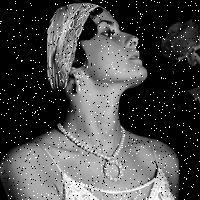
%> input picture praticas/Praticas PDI/Prova U2/ruido.jpg, 200 x 200 px
$ octave provaU2_pt2.m   (GNU Octave 9; MATLAB toolbox functions it lacks are replaced by stand-ins)
%> lines starting %> are read from the running program, lines starting %| are printed output that depends on the picture
pkg load image

clear all
close all

% pratica de correlação com filtragem passa alta
imc = imread('E:\Documentos\TADS\PDI\Praticas Aula\ProvaUnidade2\ruido.jpg');
%> imc is the input picture: size 200x200 uint8; min 0, max 255, mean 76.9
#imc = rgb2gray(im);
figure("name","Entrada")
imshow(imc);

%criando imagem maior de zeros com numero de linhas e colunas igual ao
%tamanho original somado ao dobro da metade arredondada do tamanho do filtro a ser usado
bzero = zeros(size(imc,1)+6,size(imc,2)+6); % 6 pq o filtro sera de tamanho 5
%colocando a imagem original dentro da 'moldura' bordada a zeros
bzero(4:size(bzero,1)-3, 4:size(bzero,2)-3) = imc(:,:);
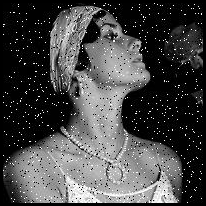
%> bzero: size 206x206 double; min 0, max 255, mean 72.5

%gerando a imagem de saida a ser processada
saida = zeros(size(bzero,1),size(bzero,2));
%criando a matriz dos pesos (o filtro)
w = [1 1 1 1 1; 1 1 1 1 1; 1 1 1 1 1; 1 1 1 1 1; 1 1 1 1 1];
for i=3:size(bzero,1)-2
  for j=3:size(bzero,2)-2
    saida(i,j) = (w(1,1)*bzero(i-2,j-2) + w(1,2)*bzero(i-2,j-1) + w(1,3)*bzero(i-2,j) + w(1,4)*bzero(i-2,j+1) + w(1,5)*bzero(i-2,j+2) + ...
                w(2,1)*bzero(i-1,j-2) + w(2,2)*bzero(i-1,j-1) + w(2,3)*bzero(i-1,j) + w(2,4)*bzero(i-1,j+1) + w(2,5)*bzero(i-1,j+2) + ...
                w(3,1)*bzero(i,j-2) + w(3,2)*bzero(i,j-1) + w(3,3)*bzero(i,j) + w(3,4)*bzero(i,j+1) + w(3,5)*bzero(i,j+2) + ...
                w(4,1)*bzero(i+1,j-2) + w(4,2)*bzero(i+1,j-1) + w(4,3)*bzero(i+1,j) + w(4,4)*bzero(i+1,j+1) + w(4,5)*bzero(i+1,j+2) + ...
                w(5,1)*bzero(i+2,j-2) + w(5,2)*bzero(i+2,j-1) + w(5,3)*bzero(i+2,j) + w(5,4)*bzero(i+2,j+1) + w(5,5)*bzero(i+2,j+2))/25;
  endfor
endfor
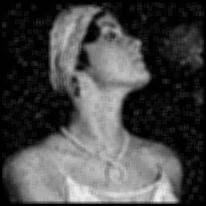
%> saida: size 206x206 double; min 0, max 242.2, mean 72.3


%ao final do processamento da filtragem, retirar a borda antes colocada na imagem para assim obter a saida final
#saidaf(:,:)
saida2(:,:) = saida(3:size(saida,1)-4, 3:size(saida,2)-4);
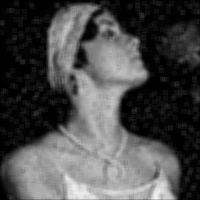
%> saida2: size 200x200 double; min 0, max 242.2, mean 75.9
figure("name","filtro 5x5 de media")
imshow(saida2, [min(min(saida2)) max(max(saida2))])

%aplicando a filtragem estatistica de mediana
saida3 = zeros(size(bzero,1),size(bzero,2));

md = [0 0 0 0 0 0 0 0 0];
for i=3:size(bzero,1)-2
  for j=3:size(bzero,2)-2
    md(1) = bzero(i-1,j-1);
    md(2) = bzero(i-1,j);
    md(3) = bzero(i-1,j+1);
    md(4) = bzero(i,j-1);
    md(5) = bzero(i,j);
    md(6) = bzero(i,j+1);
    md(7) = bzero(i+1,j-1);
    md(8) = bzero(i+1,j);
    md(9) = bzero(i+1,j+1);
    ord = sort(md);
    saida3(i,j) = ord(5);
  endfor
endfor
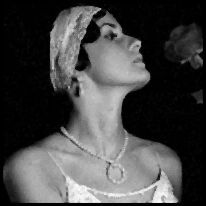
%> saida3: size 206x206 double; min 0, max 253, mean 69.3
%> after the loop, md = [0 0 0 0 0 0 0 0 0]
saida4(:,:) = saida3(3:size(saida3,1)-4, 3:size(saida3,2)-4);
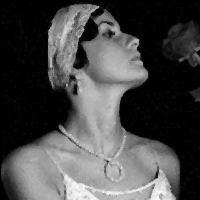
%> saida4: size 200x200 double; min 0, max 253, mean 72.8
figure("name","filtro estatistico de mediana")
imshow(saida4, [min(min(saida4)) max(max(saida4))])
